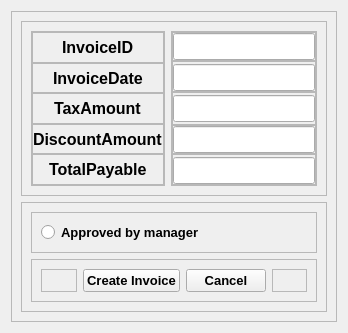
                         <widget class="QWidget" name="page_2">
                          <layout class="QHBoxLayout" name="horizontalLayout_58">
                           <item>
                            <widget class="QFrame" name="frame_right_2">
                             <property name="frameShape">
                              <enum>QFrame::StyledPanel</enum>
                             </property>
                             <property name="frameShadow">
                              <enum>QFrame::Raised</enum>
                             </property>
                             <layout class="QVBoxLayout" name="verticalLayout_70">
                              <item>
                               <widget class="QFrame" name="frame_rightheader_2">
                                <property name="sizePolicy">
                                 <sizepolicy hsizetype="Preferred" vsizetype="Expanding">
                                  <horstretch>0</horstretch>
                                  <verstretch>0</verstretch>
                                 </sizepolicy>
                                </property>
                                <property name="frameShape">
                                 <enum>QFrame::StyledPanel</enum>
                                </property>
                                <property name="frameShadow">
                                 <enum>QFrame::Raised</enum>
                                </property>
                                <layout class="QHBoxLayout" name="horizontalLayout_56">
                                 <item>
                                  <widget class="QFrame" name="frame_namelabel_2">
                                   <property name="frameShape">
                                    <enum>QFrame::StyledPanel</enum>
                                   </property>
                                   <property name="frameShadow">
                                    <enum>QFrame::Raised</enum>
                                   </property>
                                   <layout class="QVBoxLayout" name="verticalLayout_71">
                                    <property name="spacing">
                                     <number>0</number>
                                    </property>
                                    <property name="leftMargin">
                                     <number>0</number>
                                    </property>
                                    <property name="topMargin">
                                     <number>0</number>
                                    </property>
                                    <property name="rightMargin">
                                     <number>0</number>
                                    </property>
                                    <property name="bottomMargin">
                                     <number>0</number>
                                    </property>
                                    <item>
                                     <widget class="QFrame" name="frame_67">
                                      <property name="frameShape">
                                       <enum>QFrame::StyledPanel</enum>
                                      </property>
                                      <property name="frameShadow">
                                       <enum>QFrame::Raised</enum>
                                      </property>
                                      <layout class="QVBoxLayout" name="verticalLayout_72">
                                       <property name="spacing">
                                        <number>0</number>
                                       </property>
                                       <property name="leftMargin">
                                        <number>0</number>
                                       </property>
                                       <property name="topMargin">
                                        <number>0</number>
                                       </property>
                                       <property name="rightMargin">
                                        <number>0</number>
                                       </property>
                                       <property name="bottomMargin">
                                        <number>0</number>
                                       </property>
                                       <item alignment="Qt::AlignHCenter">
                                        <widget class="QLabel" name="label_invoiceid">
                                         <property name="font">
                                          <font>
                                           <pointsize>12</pointsize>
                                           <weight>75</weight>
                                           <bold>true</bold>
                                          </font>
                                         </property>
                                         <property name="text">
                                          <string>InvoiceID</string>
                                         </property>
                                        </widget>
                                       </item>
                                      </layout>
                                     </widget>
                                    </item>
                                    <item>
                                     <widget class="QFrame" name="frame_68">
                                      <property name="frameShape">
                                       <enum>QFrame::StyledPanel</enum>
                                      </property>
                                      <property name="frameShadow">
                                       <enum>QFrame::Raised</enum>
                                      </property>
                                      <layout class="QVBoxLayout" name="verticalLayout_73">
                                       <property name="spacing">
                                        <number>0</number>
                                       </property>
                                       <property name="leftMargin">
                                        <number>0</number>
                                       </property>
                                       <property name="topMargin">
                                        <number>0</number>
                                       </property>
                                       <property name="rightMargin">
                                        <number>0</number>
                                       </property>
                                       <property name="bottomMargin">
                                        <number>0</number>
                                       </property>
                                       <item alignment="Qt::AlignHCenter">
                                        <widget class="QLabel" name="label_invoicedate">
                                         <property name="font">
                                          <font>
                                           <pointsize>12</pointsize>
                                           <weight>75</weight>
                                           <bold>true</bold>
                                          </font>
                                         </property>
                                         <property name="text">
                                          <string>InvoiceDate</string>
                                         </property>
                                        </widget>
                                       </item>
                                      </layout>
                                     </widget>
                                    </item>
                                    <item>
                                     <widget class="QFrame" name="frame_69">
                                      <property name="frameShape">
                                       <enum>QFrame::StyledPanel</enum>
                                      </property>
                                      <property name="frameShadow">
                                       <enum>QFrame::Raised</enum>
                                      </property>
                                      <layout class="QVBoxLayout" name="verticalLayout_74">
                                       <property name="spacing">
                                        <number>0</number>
                                       </property>
                                       <property name="leftMargin">
                                        <number>0</number>
                                       </property>
                                       <property name="topMargin">
                                        <number>0</number>
                                       </property>
                                       <property name="rightMargin">
                                        <number>0</number>
                                       </property>
                                       <property name="bottomMargin">
                                        <number>0</number>
                                       </property>
                                       <item alignment="Qt::AlignHCenter">
                                        <widget class="QLabel" name="label_taxamount">
                                         <property name="font">
                                          <font>
                                           <pointsize>12</pointsize>
                                           <weight>75</weight>
                                           <bold>true</bold>
                                          </font>
                                         </property>
                                         <property name="text">
                                          <string>TaxAmount</string>
                                         </property>
                                        </widget>
                                       </item>
                                      </layout>
                                     </widget>
                                    </item>
                                    <item>
                                     <widget class="QFrame" name="frame_70">
                                      <property name="frameShape">
                                       <enum>QFrame::StyledPanel</enum>
                                      </property>
                                      <property name="frameShadow">
                                       <enum>QFrame::Raised</enum>
                                      </property>
                                      <layout class="QVBoxLayout" name="verticalLayout_75">
                                       <property name="spacing">
                                        <number>0</number>
                                       </property>
                                       <property name="leftMargin">
                                        <number>0</number>
                                       </property>
                                       <property name="topMargin">
                                        <number>0</number>
                                       </property>
                                       <property name="rightMargin">
                                        <number>0</number>
                                       </property>
                                       <property name="bottomMargin">
                                        <number>0</number>
                                       </property>
                                       <item alignment="Qt::AlignHCenter">
                                        <widget class="QLabel" name="label_discountamount">
                                         <property name="font">
                                          <font>
                                           <pointsize>12</pointsize>
                                           <weight>75</weight>
                                           <bold>true</bold>
                                          </font>
                                         </property>
                                         <property name="text">
                                          <string>DiscountAmount</string>
                                         </property>
                                        </widget>
                                       </item>
                                      </layout>
                                     </widget>
                                    </item>
                                    <item>
                                     <widget class="QFrame" name="frame_71">
                                      <property name="frameShape">
                                       <enum>QFrame::StyledPanel</enum>
                                      </property>
                                      <property name="frameShadow">
                                       <enum>QFrame::Raised</enum>
                                      </property>
                                      <layout class="QVBoxLayout" name="verticalLayout_76">
                                       <property name="spacing">
                                        <number>0</number>
                                       </property>
                                       <property name="leftMargin">
                                        <number>0</number>
                                       </property>
                                       <property name="topMargin">
                                        <number>0</number>
                                       </property>
                                       <property name="rightMargin">
                                        <number>0</number>
                                       </property>
                                       <property name="bottomMargin">
                                        <number>0</number>
                                       </property>
                                       <item alignment="Qt::AlignHCenter">
                                        <widget class="QLabel" name="label_totalpayable">
                                         <property name="font">
                                          <font>
                                           <pointsize>12</pointsize>
                                           <weight>75</weight>
                                           <bold>true</bold>
                                          </font>
                                         </property>
                                         <property name="text">
                                          <string>TotalPayable</string>
                                         </property>
                                        </widget>
                                       </item>
                                      </layout>
                                     </widget>
                                    </item>
                                   </layout>
                                  </widget>
                                 </item>
                                 <item>
                                  <widget class="QFrame" name="frame_namelineedit_2">
                                   <property name="frameShape">
                                    <enum>QFrame::StyledPanel</enum>
                                   </property>
                                   <property name="frameShadow">
                                    <enum>QFrame::Raised</enum>
                                   </property>
                                   <layout class="QVBoxLayout" name="verticalLayout_77">
                                    <property name="spacing">
                                     <number>0</number>
                                    </property>
                                    <property name="leftMargin">
                                     <number>0</number>
                                    </property>
                                    <property name="topMargin">
                                     <number>0</number>
                                    </property>
                                    <property name="rightMargin">
                                     <number>0</number>
                                    </property>
                                    <property name="bottomMargin">
                                     <number>0</number>
                                    </property>
                                    <item>
                                     <widget class="QFrame" name="frame_72">
                                      <property name="frameShape">
                                       <enum>QFrame::StyledPanel</enum>
                                      </property>
                                      <property name="frameShadow">
                                       <enum>QFrame::Raised</enum>
                                      </property>
                                      <layout class="QVBoxLayout" name="verticalLayout_78">
                                       <property name="spacing">
                                        <number>0</number>
                                       </property>
                                       <property name="leftMargin">
                                        <number>0</number>
                                       </property>
                                       <property name="topMargin">
                                        <number>0</number>
                                       </property>
                                       <property name="rightMargin">
                                        <number>0</number>
                                       </property>
                                       <property name="bottomMargin">
                                        <number>0</number>
                                       </property>
                                       <item>
                                        <widget class="QLineEdit" name="lineEdit_invoiceid">
                                         <property name="font">
                                          <font>
                                           <pointsize>12</pointsize>
                                          </font>
                                         </property>
                                        </widget>
                                       </item>
                                      </layout>
                                     </widget>
                                    </item>
                                    <item>
                                     <widget class="QFrame" name="frame_73">
                                      <property name="frameShape">
                                       <enum>QFrame::StyledPanel</enum>
                                      </property>
                                      <property name="frameShadow">
                                       <enum>QFrame::Raised</enum>
                                      </property>
                                      <layout class="QVBoxLayout" name="verticalLayout_79">
                                       <property name="spacing">
                                        <number>0</number>
                                       </property>
                                       <property name="leftMargin">
                                        <number>0</number>
                                       </property>
                                       <property name="topMargin">
                                        <number>2</number>
                                       </property>
                                       <property name="rightMargin">
                                        <number>0</number>
                                       </property>
                                       <property name="bottomMargin">
                                        <number>0</number>
                                       </property>
                                       <item>
                                        <widget class="QLineEdit" name="lineEdit_invoicedate">
                                         <property name="font">
                                          <font>
                                           <pointsize>12</pointsize>
                                          </font>
                                         </property>
                                        </widget>
                                       </item>
                                      </layout>
                                     </widget>
                                    </item>
                                    <item>
                                     <widget class="QFrame" name="frame_74">
                                      <property name="frameShape">
                                       <enum>QFrame::StyledPanel</enum>
                                      </property>
                                      <property name="frameShadow">
                                       <enum>QFrame::Raised</enum>
                                      </property>
                                      <layout class="QVBoxLayout" name="verticalLayout_80">
                                       <property name="spacing">
                                        <number>0</number>
                                       </property>
                                       <property name="leftMargin">
                                        <number>0</number>
                                       </property>
                                       <property name="topMargin">
                                        <number>2</number>
                                       </property>
                                       <property name="rightMargin">
                                        <number>0</number>
                                       </property>
                                       <property name="bottomMargin">
                                        <number>2</number>
                                       </property>
                                       <item>
                                        <widget class="QLineEdit" name="lineEdit_taxamount">
                                         <property name="font">
                                          <font>
                                           <pointsize>12</pointsize>
                                          </font>
                                         </property>
                                        </widget>
                                       </item>
                                      </layout>
                                     </widget>
                                    </item>
                                    <item>
                                     <widget class="QFrame" name="frame_75">
                                      <property name="frameShape">
                                       <enum>QFrame::StyledPanel</enum>
                                      </property>
                                      <property name="frameShadow">
                                       <enum>QFrame::Raised</enum>
                                      </property>
                                      <layout class="QVBoxLayout" name="verticalLayout_81">
                                       <property name="spacing">
                                        <number>0</number>
                                       </property>
                                       <property name="leftMargin">
                                        <number>0</number>
                                       </property>
                                       <property name="topMargin">
                                        <number>0</number>
                                       </property>
                                       <property name="rightMargin">
                                        <number>0</number>
                                       </property>
                                       <property name="bottomMargin">
                                        <number>0</number>
                                       </property>
                                       <item>
                                        <widget class="QLineEdit" name="lineEdit_discountamount">
                                         <property name="font">
                                          <font>
                                           <pointsize>12</pointsize>
                                          </font>
                                         </property>
                                        </widget>
                                       </item>
                                      </layout>
                                     </widget>
                                    </item>
                                    <item>
                                     <widget class="QFrame" name="frame_76">
                                      <property name="frameShape">
                                       <enum>QFrame::StyledPanel</enum>
                                      </property>
                                      <property name="frameShadow">
                                       <enum>QFrame::Raised</enum>
                                      </property>
                                      <layout class="QVBoxLayout" name="verticalLayout_82">
                                       <property name="spacing">
                                        <number>0</number>
                                       </property>
                                       <property name="leftMargin">
                                        <number>0</number>
                                       </property>
                                       <property name="topMargin">
                                        <number>2</number>
                                       </property>
                                       <property name="rightMargin">
                                        <number>0</number>
                                       </property>
                                       <property name="bottomMargin">
                                        <number>0</number>
                                       </property>
                                       <item>
                                        <widget class="QLineEdit" name="lineEdit_totalpayable">
                                         <property name="font">
                                          <font>
                                           <pointsize>12</pointsize>
                                          </font>
                                         </property>
                                        </widget>
                                       </item>
                                      </layout>
                                     </widget>
                                    </item>
                                   </layout>
                                  </widget>
                                 </item>
                                </layout>
                               </widget>
                              </item>
                              <item alignment="Qt::AlignBottom">
                               <widget class="QFrame" name="frame_rightbelow_2">
                                <property name="frameShape">
                                 <enum>QFrame::StyledPanel</enum>
                                </property>
                                <property name="frameShadow">
                                 <enum>QFrame::Raised</enum>
                                </property>
                                <layout class="QVBoxLayout" name="verticalLayout_83">
                                 <item>
                                  <widget class="QFrame" name="frame_headerrightbelow_2">
                                   <property name="frameShape">
                                    <enum>QFrame::StyledPanel</enum>
                                   </property>
                                   <property name="frameShadow">
                                    <enum>QFrame::Raised</enum>
                                   </property>
                                   <layout class="QVBoxLayout" name="verticalLayout_84">
                                    <item>
                                     <widget class="QRadioButton" name="radioButton_approvedbymanager_2">
                                      <property name="font">
                                       <font>
                                        <pointsize>10</pointsize>
                                        <weight>75</weight>
                                        <bold>true</bold>
                                       </font>
                                      </property>
                                      <property name="cursor">
                                       <cursorShape>PointingHandCursor</cursorShape>
                                      </property>
                                      <property name="text">
                                       <string>Approved by manager</string>
                                      </property>
                                     </widget>
                                    </item>
                                   </layout>
                                  </widget>
                                 </item>
                                 <item>
                                  <widget class="QFrame" name="frame_belowrightbelow_2">
                                   <property name="frameShape">
                                    <enum>QFrame::StyledPanel</enum>
                                   </property>
                                   <property name="frameShadow">
                                    <enum>QFrame::Raised</enum>
                                   </property>
                                   <layout class="QHBoxLayout" name="horizontalLayout_57">
                                    <item>
                                     <widget class="QFrame" name="frame_77">
                                      <property name="frameShape">
                                       <enum>QFrame::StyledPanel</enum>
                                      </property>
                                      <property name="frameShadow">
                                       <enum>QFrame::Raised</enum>
                                      </property>
                                     </widget>
                                    </item>
                                    <item>
                                     <widget class="QPushButton" name="pushButton_createinvoice">
                                      <property name="font">
                                       <font>
                                        <pointsize>10</pointsize>
                                        <weight>75</weight>
                                        <bold>true</bold>
                                       </font>
                                      </property>
                                      <property name="cursor">
                                       <cursorShape>PointingHandCursor</cursorShape>
                                      </property>
                                      <property name="text">
                                       <string>Create Invoice</string>
                                      </property>
                                      <property name="icon">
                                       <iconset resource="../Assets/Icons.qrc">
                                        <normaloff>:/WhiteIcons/Icons/whiteicons/folder-plus.svg</normaloff>:/WhiteIcons/Icons/whiteicons/folder-plus.svg</iconset>
                                      </property>
                                     </widget>
                                    </item>
                                    <item>
                                     <widget class="QPushButton" name="pushButton_cancel_invoicemanagement">
                                      <property name="font">
                                       <font>
                                        <pointsize>10</pointsize>
                                        <weight>75</weight>
                                        <bold>true</bold>
                                       </font>
                                      </property>
                                      <property name="cursor">
                                       <cursorShape>PointingHandCursor</cursorShape>
                                      </property>
                                      <property name="text">
                                       <string>Cancel</string>
                                      </property>
                                      <property name="icon">
                                       <iconset resource="../Assets/Icons.qrc">
                                        <normaloff>:/WhiteIcons/Icons/whiteicons/delete.svg</normaloff>:/WhiteIcons/Icons/whiteicons/delete.svg</iconset>
                                      </property>
                                     </widget>
                                    </item>
                                    <item>
                                     <widget class="QFrame" name="frame_78">
                                      <property name="frameShape">
                                       <enum>QFrame::StyledPanel</enum>
                                      </property>
                                      <property name="frameShadow">
                                       <enum>QFrame::Raised</enum>
                                      </property>
                                     </widget>
                                    </item>
                                   </layout>
                                  </widget>
                                 </item>
                                </layout>
                               </widget>
                              </item>
                             </layout>
                            </widget>
                           </item>
                          </layout>
                         </widget>
